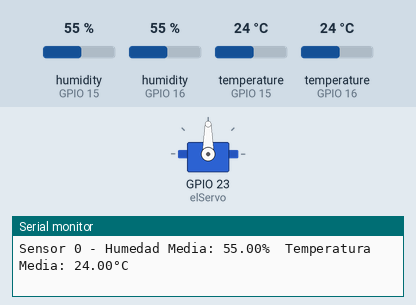
Bench run of a sketch on a simulated ESP32. Shown: servo, the last lines printed to the serial monitor. The inputs (shaded band) are chosen by the test bench; at power-on: humidity (sensors on GPIO 15, GPIO 16) 55 %, temperature (sensors on GPIO 15, GPIO 16) 24 °C.

Above: at 11.1 s.
11.2 s: humidity (sensor on GPIO 15) set to 83 %
19.1 s: humidity (sensor on GPIO 15) set to 86 %
At 20.0 s:
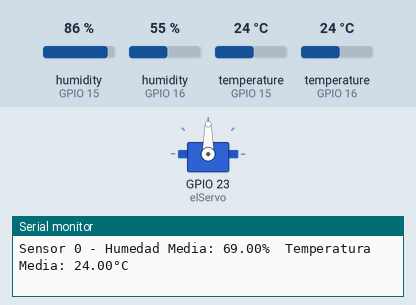
27.0 s: humidity (sensor on GPIO 15) set to 22 %
At 31.59 s:
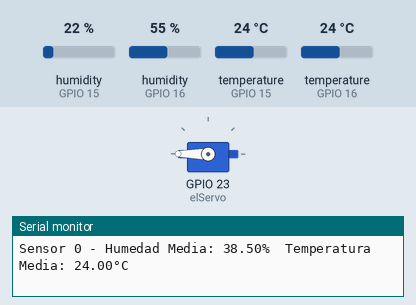
38.5 s: humidity (sensor on GPIO 15) set to 88 %
At 39.3 s:
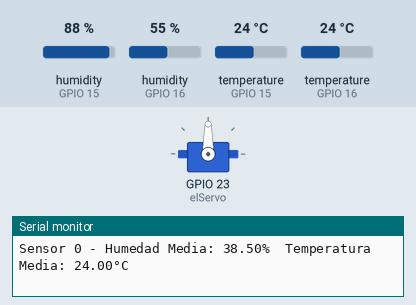
46.4 s: humidity (sensor on GPIO 16) set to 53 %
54.3 s: humidity (sensor on GPIO 16) set to 50 %
At 57.74 s:
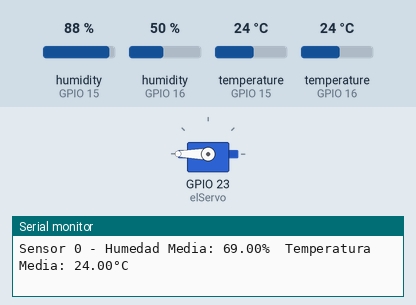
Timing chart, 0 to 64.7 s (numbered marks = the images above; inputs shaded):
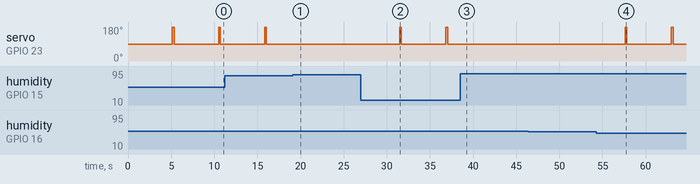

Measured:
- the behaviour switches between 52 and 51 % on humidity (sensor on GPIO 16) (found by bisection; images 3 and 4)
- after the input at 19.1 s, servo on GPIO 23 (elServo): stops changing and stays 90°
- after the input at 27.0 s, servo on GPIO 23 (elServo): alternates 180° for 0.20 s and 90° for 5.1 s, starting after 4.5 s
- after the input at 38.5 s, servo on GPIO 23 (elServo): stays 90° (without the input it goes to 180° after 3.7 s)
- after the input at 54.3 s, servo on GPIO 23 (elServo): alternates 180° for 0.20 s and 90° for 5.1 s, starting after 3.3 s
- by itself, servo on GPIO 23 (elServo): alternates 180° for 0.20 s and 90° for 5.1 s

The sketch:

DHT11_2_undef_servo_controller.ino
```cpp
#include <DHT.h>
#include <ESP32Servo.h> //Seria la libreria Servo si se usara Arduino, pero ESP32 solo soporta esta

#define DHTPIN1 15 // gpio
#define DHTPIN2 16 // gpio
#define DHTTYPE DHT11

DHT dht1(DHTPIN1, DHTTYPE);
DHT dht2(DHTPIN2, DHTTYPE);
Servo elServo; //Objeto servo

void setup(){
    Serial.begin(9600);
    dht1.begin();
    dht2.begin();
    elServo.attach(23); //gpio
}

void loop(){
    delay(5000); // 5s
    float humedad1 = dht1.readHumidity();
    float temperatura1 = dht1.readTemperature();
    float humedad2 = dht2.readHumidity();
    float temperatura2 = dht2.readTemperature();

    if (isnan(humedad1) || isnan(temperatura1) || isnan(humedad2) || isnan(temperatura2)){
        Serial.println("Error al leer los sensores DHT11");
        return;
    }

    Serial.print("Sensor 1 - Humedad: ");  Serial.print(humedad1);  Serial.print("%\t");  Serial.print("Temperatura: ");  Serial.print(temperatura1);  Serial.println("°C");
    Serial.print("Sensor 2 - Humedad: ");  Serial.print(humedad2);  Serial.print("%\t");  Serial.print("Temperatura: ");  Serial.print(temperatura2);  Serial.println("°C");

    float humedadMedia = (humedad1 + humedad2) / 2.0;
    float temperaturaMedia = (temperatura1 + temperatura2) / 2.0;

    Serial.print("Sensor 0 - Humedad Media: ");  Serial.print(humedadMedia);  Serial.print("%\t");  Serial.print("Temperatura Media: ");  Serial.print(temperaturaMedia);  Serial.println("°C");

    if (humedadMedia < 70){
        elServo.write(180);  delay(200);  elServo.write(90);
        //Pero gira siempre que sea <70 no una sola vez
    }
    Serial.println("");
}
```
